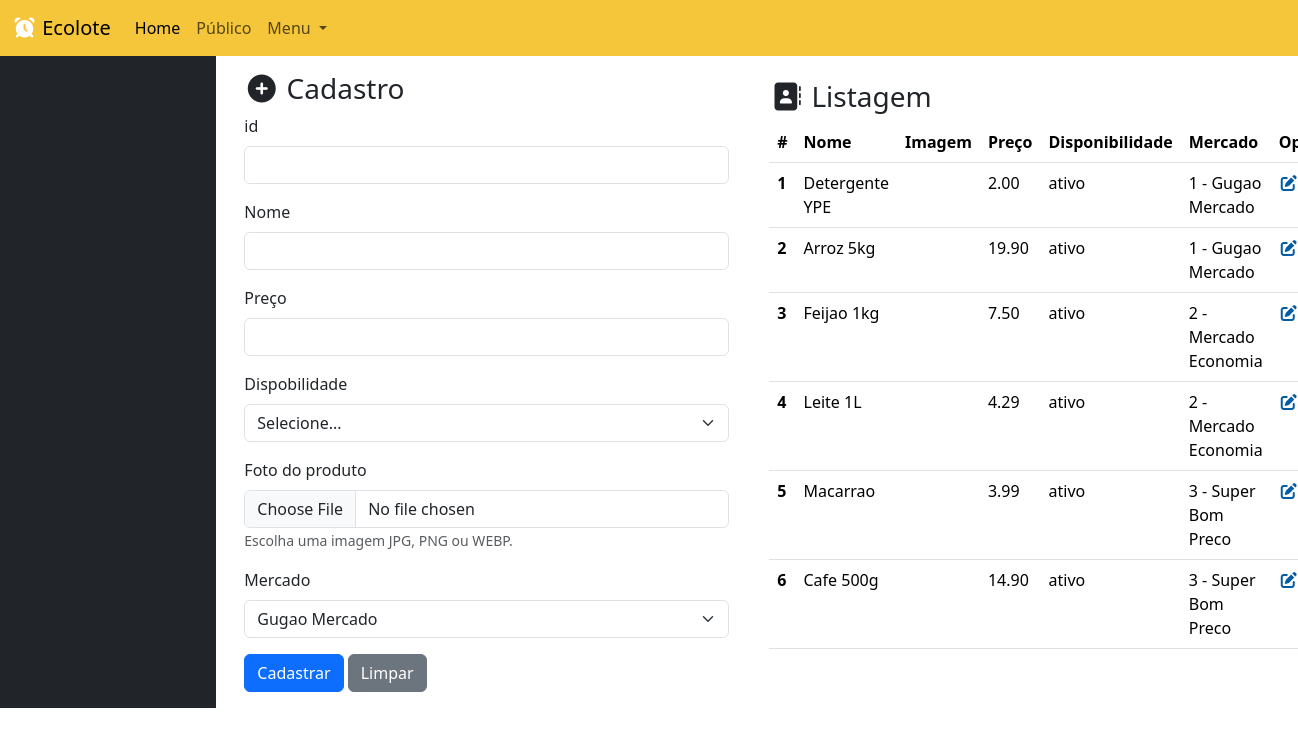
/produto.php (signed in), run on the app's committed database.
### tables this page shows
CREATE TABLE IF NOT EXISTS produto(
    id INT PRIMARY KEY AUTO_INCREMENT,
    nome VARCHAR(120),
    preco DECIMAL(10,2),
    disponibilidade VARCHAR(30) NOT NULL,
    imagem VARCHAR(255),
    mercado_id INT NOT NULL,
    FOREIGN KEY (mercado_id) REFERENCES mercado(id)
);

CREATE TABLE IF NOT EXISTS mercado (
    id INT PRIMARY KEY AUTO_INCREMENT,
    nome VARCHAR(120) NOT NULL,
    cnpj VARCHAR(20) NOT NULL,
    email VARCHAR(120) NOT NULL,
    senha VARCHAR(120) NOT NULL,
    endereco VARCHAR(200) NOT NULL,
    telefone VARCHAR(20) NOT NULL,
    foto VARCHAR(255),
    mapa VARCHAR(255)
);

### produto.php (the view, shortened to what this page needs)
<?php
  include './backend/conexao.php';
  $destino = "./backend/produto/inserir.php";
?>
<!doctype html>
<html lang="pt-br">
  <head>
    <link href="https://cdn.jsdelivr.net/npm/bootstrap@5.3.8/dist/css/bootstrap.min.css" rel="stylesheet">
    <link rel="stylesheet" href="./assets/estilo.css">
    <link rel="stylesheet" href="https://cdnjs.cloudflare.com/ajax/libs/font-awesome/7.0.1/css/all.min.css" />
    <link rel="stylesheet" href="https://cdn.datatables.net/2.3.7/css/dataTables.dataTables.css" />
</head>
<body>
<?php include './modulos/menu_superior.php' ?>
   <div class="container-fluid">
        <div class="row">
            <div class="col-md-2 bg-dark">
            </div>
            <div class="col-md-5">
              <form action="<?=$destino?>" method="post" enctype="multipart/form-data" class="p-3">
                <h3> <i class="fa-solid fa-circle-plus"></i> Cadastro </h3>
                 <div class="mb-3">
                    <label class="form-label"> id </label>
                    <input value="<?php echo isset($produtos) ? $produtos['id'] : "" ?>" type="text" name="id" class="form-control" readonly>
                </div>
                <div class="mb-3">
                    <label class="form-label"> Nome </label>
                    <input value="<?php echo isset($produtos) ? $produtos['nome'] : "" ?>" type="text" name="nome" class="form-control">
                </div>
                 <div class="mb-3">
                    <label class="form-label"> Preço </label>
                    <input value="<?php echo isset($produtos) ? $produtos['preco'] : "" ?>" type="text" name="preco" class="form-control">
                </div>
                <div class="mb-3">
                    <label class="form-label"> Dispobilidade </label>
                    <select class="form-select" name="disponibilidade">
                      <option value="selecione"> Selecione... </option>
                    </select>
                  </div>
                <div class="mb-3">
                    <label class="form-label"> Foto do produto </label>
                    <input type="file" name="imagem" id="imagem" class="form-control" accept="image/*" onchange="mostrarPreview(this, 'previewImagem')">
                    <small class="text-muted">Escolha uma imagem JPG, PNG ou WEBP.</small>
                </div>
                <div class="mb-3">
                  <label class="form-label"> Mercado </label>
                    <select name="mercado" class="form-select">
                      <?php
                        $busca = mysqli_query($conexao, "SELECT * FROM mercado");
                        $mercadoSelecionado = $produtos['mercado_id'] ?? '';
                        while($mercado = $busca->fetch_assoc()){
                        $selected = ($mercadoSelecionado == $mercado['id']) ? 'selected' : '';
                      ?>
                      <option value="<?=$mercado['id']?>" <?=$selected ?>>
                      <?=$mercado['nome']?>
                    </option>
                      <?php } ?>
                    </select>
                </div>
                <button type="submit" class="btn btn-primary"> Cadastrar </button>
                <button type="reset" class="btn btn-secondary"> Limpar </button>
            </form>
            </div>
            <div class="col-md-5">
              <br>
              <h3> <i class="fa-solid fa-address-book"></i> Listagem </h3>
              <table class="table" id="tabela">
              <thead>
                <tr>
                  <th scope="col">#</th>
                  <th scope="col">Nome</th>
                  <th scope="col">Imagem</th>
                  <th scope="col">Preço</th>
                  <th scope="col">Disponibilidade</th>
                  <th scope="col">Mercado</th>
                  <th scope="col">Opções</th>
                </tr>
              </thead>
              <tbody>
                <?php
                  $sql = 'SELECT * FROM produto';
                  $dados = mysqli_query($conexao, $sql);
                  while($coluna = mysqli_fetch_assoc($dados)){
                ?>
                <tr>
                  <th scope="row"> <?php echo $coluna['id'] ?> </th>
                  <td> <?php echo $coluna['nome'] ?></td>
                  <td>
                  </td>
                  <td> <?php echo $coluna['preco'] ?></td>
                  <td> <?php echo $coluna['disponibilidade'] ?></td>
                  <td>
                  <?php
                  $buscamercado = mysqli_query($conexao, "SELECT * FROM mercado WHERE id=".$coluna['mercado_id']);
                  $mercado = mysqli_fetch_assoc($buscamercado);
                  echo $mercado['id'];
                  echo " - ";
                  echo $mercado['nome'];
                  ?>
                  </td>
                  <td>
                    <a href="./produto.php?id=<?=$coluna['id']?>"> <i class="fa-solid fa-pen-to-square" style="color: rgb(1, 92, 164);"></i> </a>
                  </td>
                </tr>
              <?php } ?>
              </tbody>
            </table>
            </div>
        </div>
   </div>
</body>
</html>

### modulos/menu_superior.php (shortened to what this page needs)
<nav class="navbar navbar-expand-lg corbarra">
  <div class="container-fluid">
    <a class="navbar-brand" href="#"> <i class="fa-solid fa-alarm-clock" style="color: rgb(255, 255, 255);"></i> Ecolote </a>
    <div class="collapse navbar-collapse" id="navbarSupportedContent">
      <ul class="navbar-nav me-auto mb-2 mb-lg-0">
        <li class="nav-item">
          <a class="nav-link active" aria-current="page" href="#">Home</a>
        </li>
        <li class="nav-item">
          <a class="nav-link" href="#">Público</a>
        </li>
        <li class="nav-item dropdown">
          <a class="nav-link dropdown-toggle" href="#" role="button" data-bs-toggle="dropdown" aria-expanded="false">
            Menu
          </a>
        </li>
      </ul>
    </div>
  </div>
</nav>

### assets/estilo.css (style rules this page uses)
.corbarra { background: #f5c63a; }
body { margin: 0; padding: 0; }

### data on the page
produto: id "1", nome "Detergente YPE", preco "2.00", disponibilidade "ativo", mercado "1", mercado.nome "Gugao Mercado"
produto: id "2", nome "Arroz 5kg", preco "19.90", disponibilidade "ativo", mercado "1", mercado.nome "Gugao Mercado"
produto: id "3", nome "Feijao 1kg", preco "7.50", disponibilidade "ativo", mercado "2", mercado.nome "Mercado Economia"
produto: id "4", nome "Leite 1L", preco "4.29", disponibilidade "ativo", mercado "2", mercado.nome "Mercado Economia"
produto: id "5", nome "Macarrao", preco "3.99", disponibilidade "ativo", mercado "3", mercado.nome "Super Bom Preco"
produto: id "6", nome "Cafe 500g", preco "14.90", disponibilidade "ativo", mercado "3", mercado.nome "Super Bom Preco"

### other printed values
form field mercado "Gugao Mercado"
